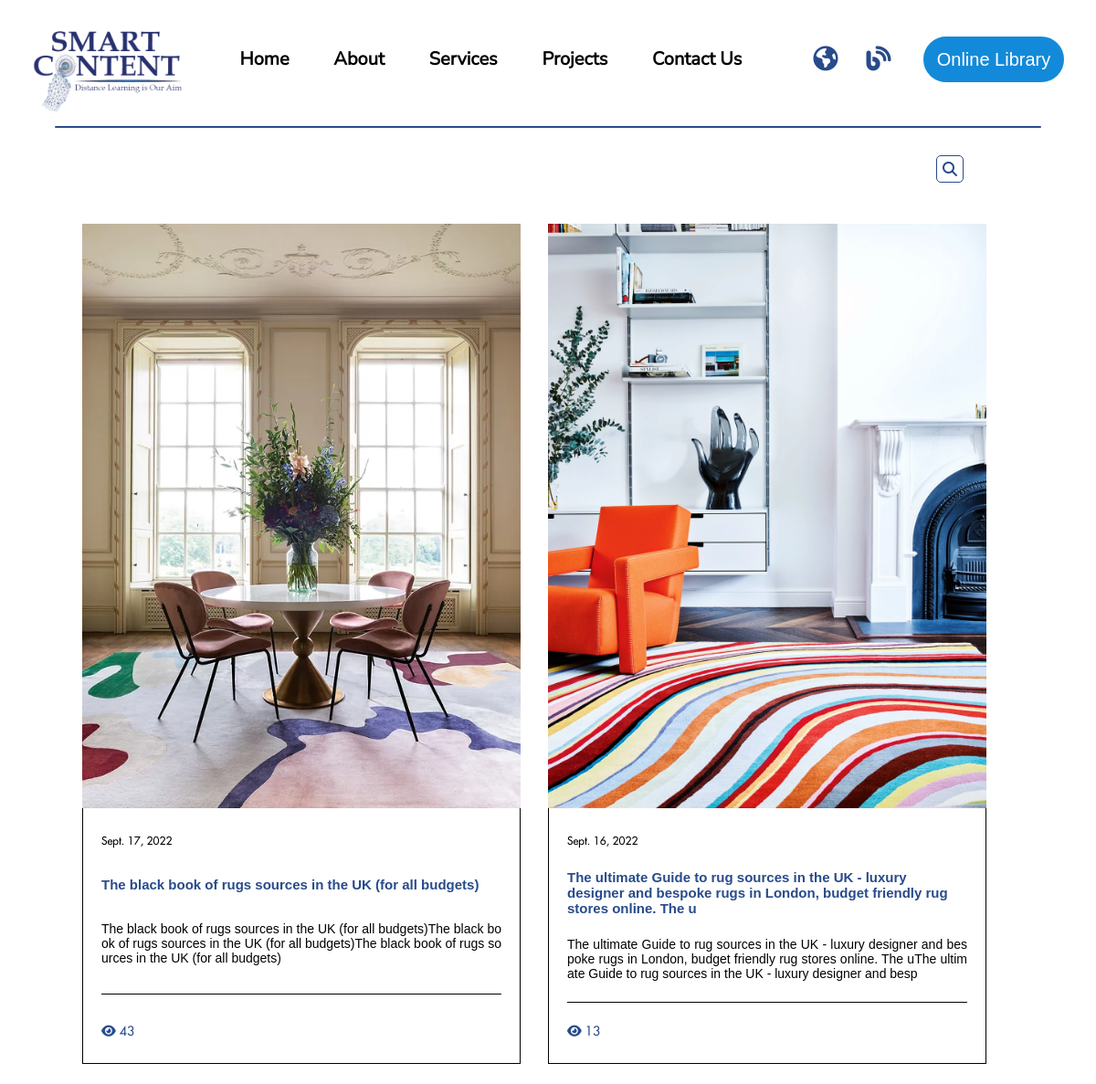
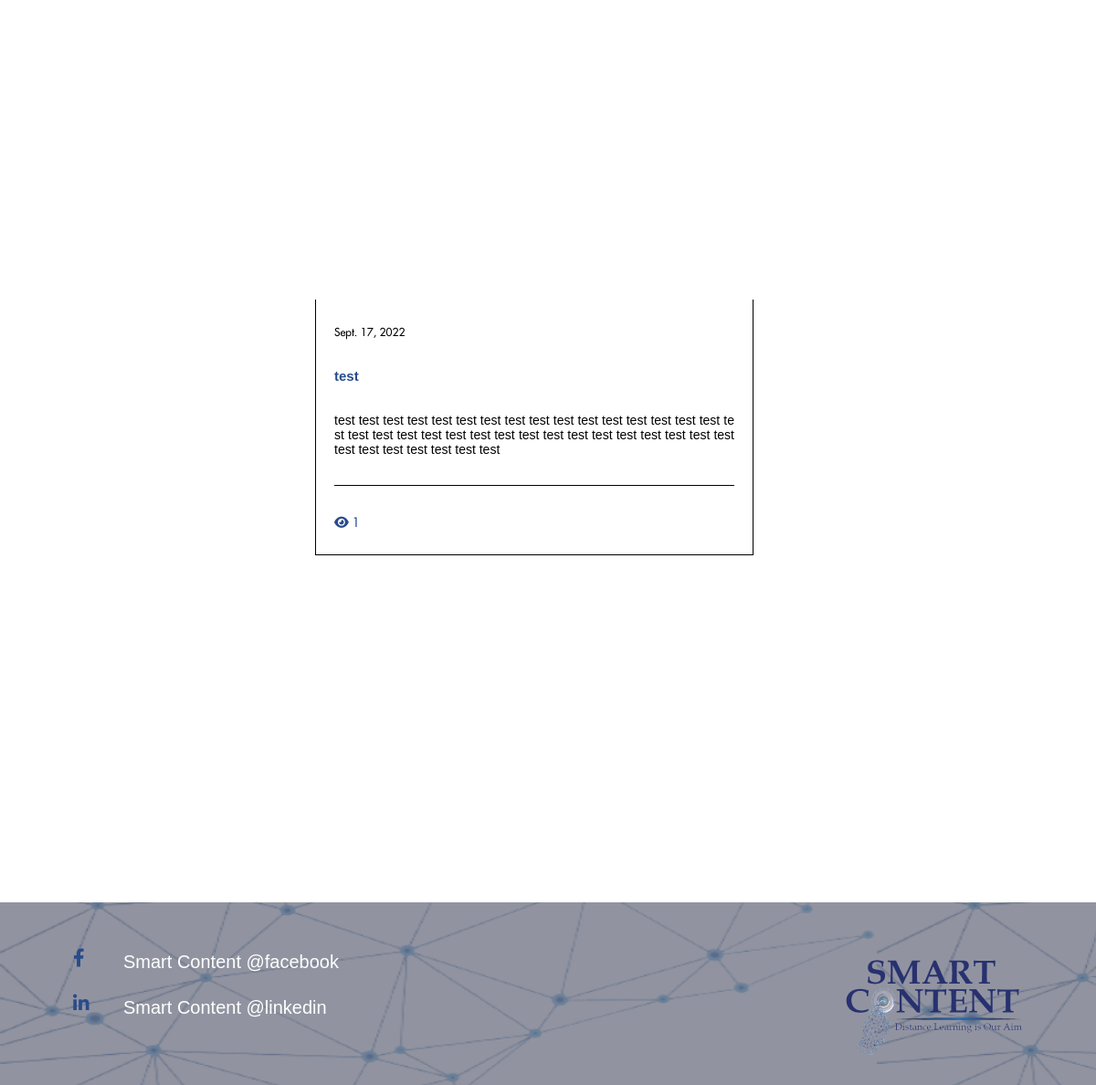
/blog/, run on an earlier commit of the app's database (2 pictures, top to bottom).
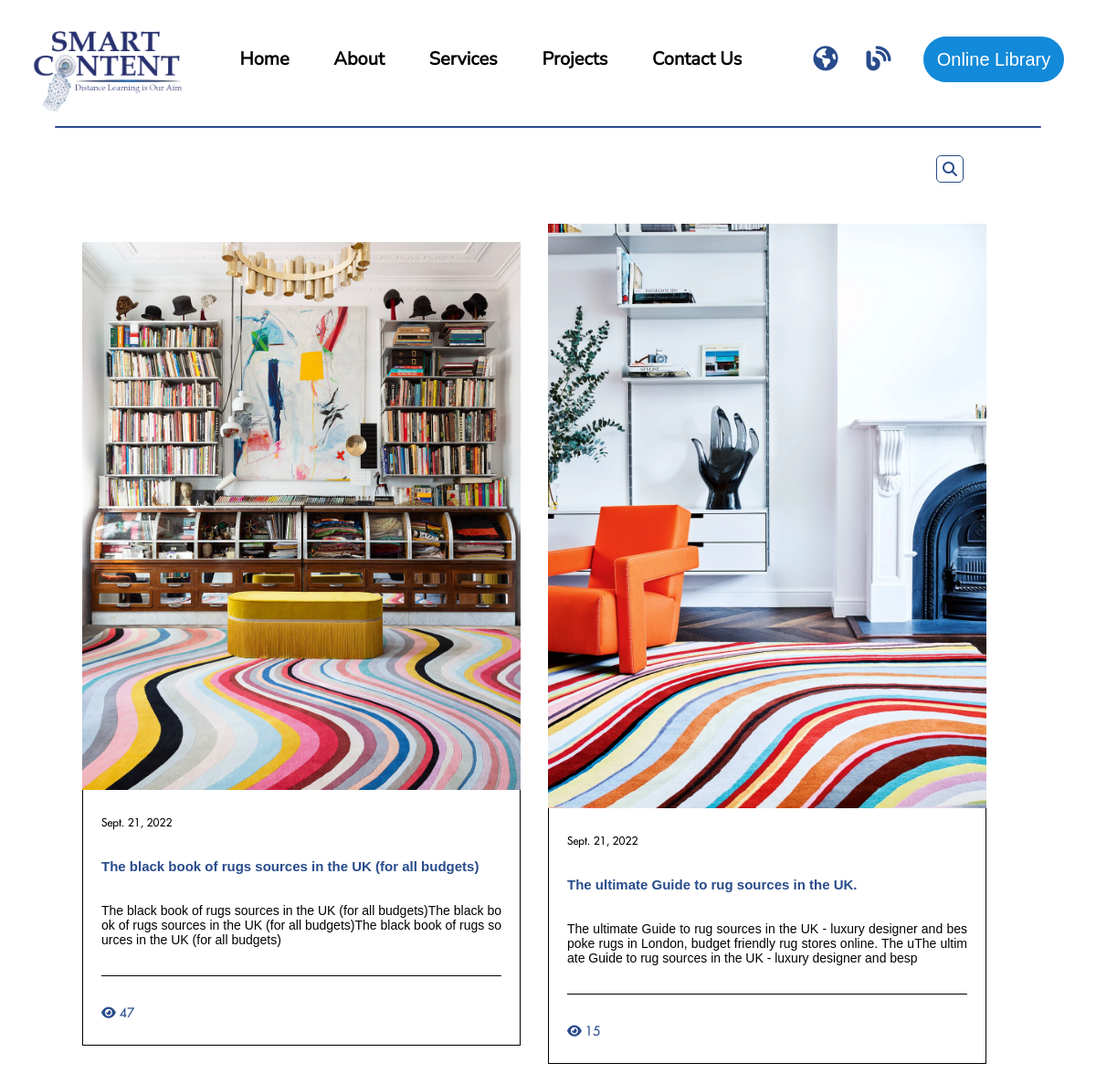
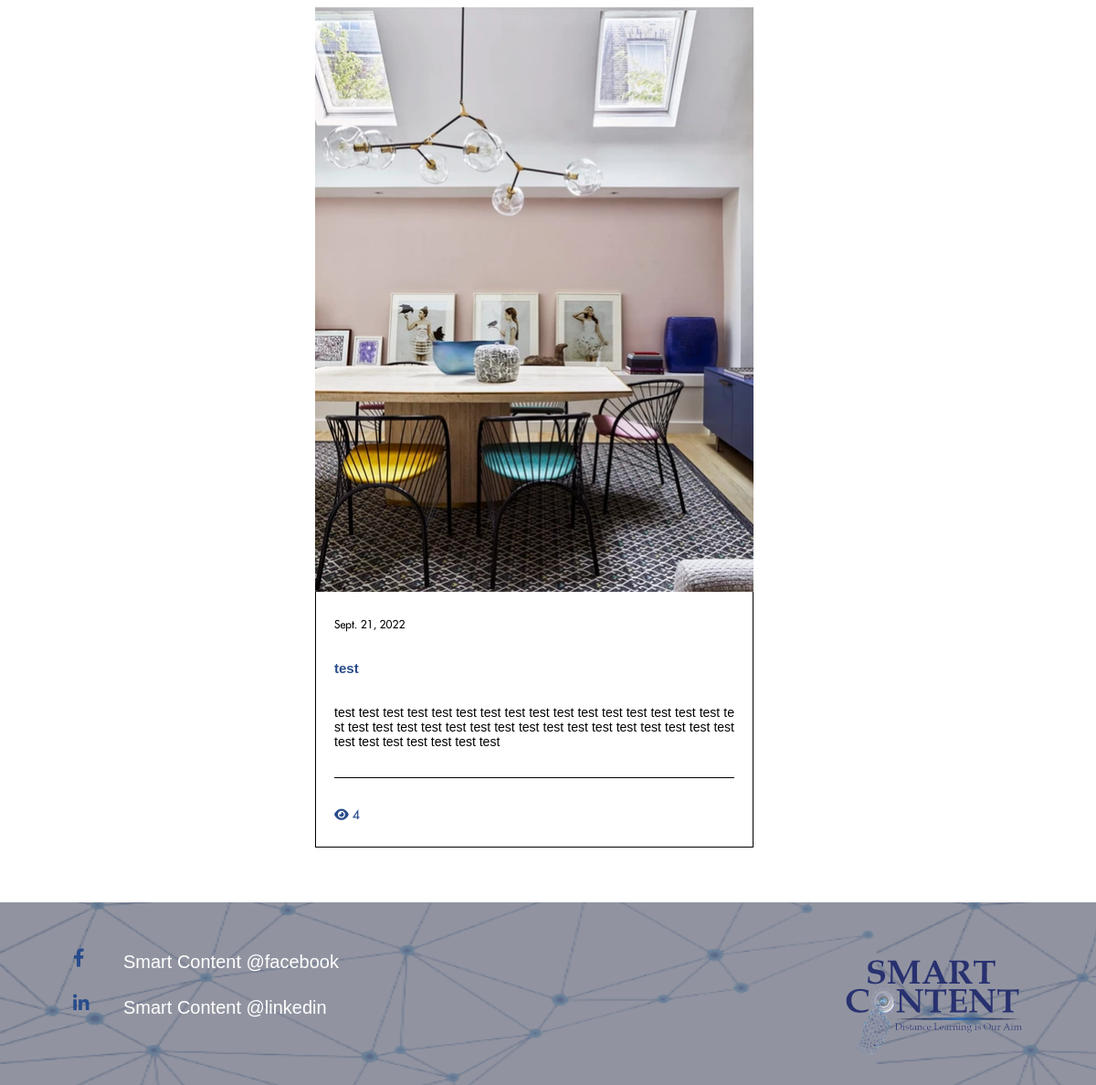
And on a later commit of the database (2 pictures, top to bottom).
### home/models.py (models this page shows, shortened)
class Article(models.Model):
    article_title = models.CharField(verbose_name="Article Title", max_length=80)
    article_description = models.TextField(verbose_name="Description", max_length=200)
    date_pub = models.DateField(verbose_name="Date Published", auto_now=True)
    cover_image = models.ImageField(verbose_name="Cover Image", upload_to="uploads/photos/")
    views = models.IntegerField(editable=False, default=0)

### home/views.py (the view)
# urls.py: path("blog/", blog, name="blog"),
def blog(request):
    articles = Article.objects.all()
    return render(request, "home/blog.html", context={"articles": articles})

### home/templates/home/blog.html (shortened to what this page needs)
{% extends "home/base.html" %}
{% load static %}
{% block content %}
<div class="articles" id="top">
    <div class="categories" id="categories">
        <div class="search">
            <span id="search-btn"
                ><i class="fa-solid fa-magnifying-glass"></i
            ></span>
        </div>
    </div>
    <div class="articles-container">
        {% for article in articles %}
            <a href="{% url 'home:article' article.id %}" class="article-regular">
                <img src="{% static article.cover_image.url %}" alt="" />
                <div class="content">
                    <div class="date">{{ article.date_pub }}</div>
                    <h2>
                        {{ article.article_title }}
                    </h2>
                    <p>
                        {{ article.article_description }}
                    </p>
                    <span>
                        <i class="fa-regular fa-eye"></i>
                        {{ article.views }}
                    </span>
                </div>
            </a>
        {% endfor %}
    </div>
</div>
{% endblock %}

### home/templates/home/base.html (shortened to what this page needs)
{% load static %}
<!DOCTYPE html>
<html lang="en">
    <head>
        <link rel="stylesheet" href='{% static "css/blog.css" %}' />
        <link rel="stylesheet" href='{% static "css/header-footer.css" %}' />
        <link
            rel="stylesheet"
            href='{% static "css/fontawesome-free-6.2.0-web/css/brands.css" %}'
        />
        <link
            rel="stylesheet"
            href='{% static "css/fontawesome-free-6.2.0-web/css/fontawesome.css" %}'
        />
        <link
            rel="stylesheet"
            href={% static "css/fontawesome-free-6.2.0-web/css/solid.css" %}
        />
    </head>
    <body>
        <header id="header">
            <div class="logo">
                <img
                    src='{% static "website content/photos/logo.png" %}'
                    alt="smart content"
                />
            </div>
            <div class="nav">
                <ul id="links">
                    <li id="home-btn"><a href="{% url 'home:home' %}">Home</a></li>
                    <li id="about-btn"><a href="{% url 'home:home' %}">About</a></li>
                    <li id="services-btn"><a href="{% url 'home:home' %}">Services</a></li>
                    <li id="projects-btn"><a href="{% url 'home:home' %}">Projects</a></li>
                    <li id="contact-btn"><a href="{% url 'home:home' %}">Contact Us</a></li>
                </ul>
            </div>
            <div class="buttons">
                <button class="lang">
                    <i class="fa-solid fa-earth-americas"></i>
                </button>
                <button class="blog">
                    <i class="fa-solid fa-blog"></i>
                </button>
                <button class="lib button-hoverable"><a href="">Online Library</a></button>
            </div>
            <div class="bottom"></div>
        </header>
        {% block content %}
        {% endblock %}
        <footer>
            <div class="content">
                <div class="contact-list">
                    <div class="facebook">
                        <span class="icon"
                            ><i class="fa-brands fa-facebook-f"></i
                        ></span>
                        <a
                            href="https://www.facebook.com/Smart-Content-110298004595201"
                            target="blank"
                            class="details"
                            >Smart Content @facebook</a
                        >
                    </div>
                    <div class="linked">
                        <span class="icon"
                            ><i class="fa-brands fa-linkedin-in"></i
                        ></span>
                        <a
                            href="https://www.linkedin.com/company/smartcontent1/"
                            target="blank"
                            class="details"
                            >Smart Content @linkedin</a
                        >
                    </div>
                </div>
                <div class="logo">
                    <img
                        src={% static "website content/photos/logo.png" %}
                    />
                </div>
            </div>
        </footer>
    </body>
</html>

### staticfiles/css/blog.css (style rules this page uses)
:root { --theme-color: #138ad9; --dark-blue: #284b8b; }
* { margin: 0; box-sizing: border-box; }
html, body { overflow-x: hidden; scroll-behavior: smooth; background-color: #fff; font-family: Arial, "Helvetica Neue", Helvetica, sans-serif; }
h2 { font-family: "Arial Black", "Arial Bold", "Gadget", sans-serif; color: var(--dark-blue); }
.articles { min-width: 1100px; padding: 150px 30px 30px; margin: auto; }
.articles .categories { max-width: 1200px; height: fit-content; display: flex; justify-content: flex-end; align-items: center; flex-wrap: wrap; margin: auto; }
.articles .categories ul.main > li, .articles .search span { cursor: pointer; transition: all 0.3s ease-in-out; }
.articles .search { position: relative; width: 220px; height: 30px; margin: 20px; }
.articles .search span { font-size: 16px; background-color: transparent; width: 30px; height: 30px; border-radius: 5px; border: 1px solid var(--dark-blue); color: var(--dark-blue); display: flex; justify-content: center; align-items: center; position: absolute; top: 0; left: 50%; transform: translateX(-50%); transition: all 0.15s ease-in-out; }
.articles .articles-container { display: flex; justify-content: center; align-items: center; flex-wrap: wrap; padding-top: 25px; }
.articles .articles-container .article-regular { width: 480px; height: 920px; display: flex; flex-direction: column; align-items: center; justify-content: center; text-decoration: none; color: #000; margin-right: 30px; margin-bottom: 30px; }
.articles .articles-container .article-regular img { width: 100%; max-height: 640px; object-fit: cover }
.articles .articles-container .article-regular .content { width: 100%; height: 280px; display: flex; flex-direction: column; justify-content: space-between; align-items: flex-start; padding: 28px 20px 25px; border: 1px solid; border-top-width: 0; cursor: pointer; }
.articles .articles-container .article-regular .content .date { font-size: 12px; font-family: "Futura"; }
.articles .articles-container .article-regular .content h2 { font-size: 15px; }
.articles .articles-container .article-regular .content p { font-size: 14px; text-align: justify; line-break: anywhere; }
.articles .articles-container .article-regular .content span { font-size: 14px; font-family: "Futura"; font-weight: 100; color: var(--dark-blue); }

What changed in the data, as far as the page shows it:
changed Article "The black book of rugs sources in the UK (for all budgets)": cover_image: a different picture; date_pub "Sept. 17, 2022" → "Sept. 21, 2022"; views "43" → "47"
changed Article: date_pub "Sept. 16, 2022" → "Sept. 21, 2022"; article_title "The ultimate Guide to rug sources in the UK - luxury designer and bespoke rugs in London, budget friendly rug stores online. The u" → "The ultimate Guide to rug sources in the UK."; views "13" → "15"
changed Article "test": cover_image: picture added; date_pub "Sept. 17, 2022" → "Sept. 21, 2022"; views "1" → "4"
